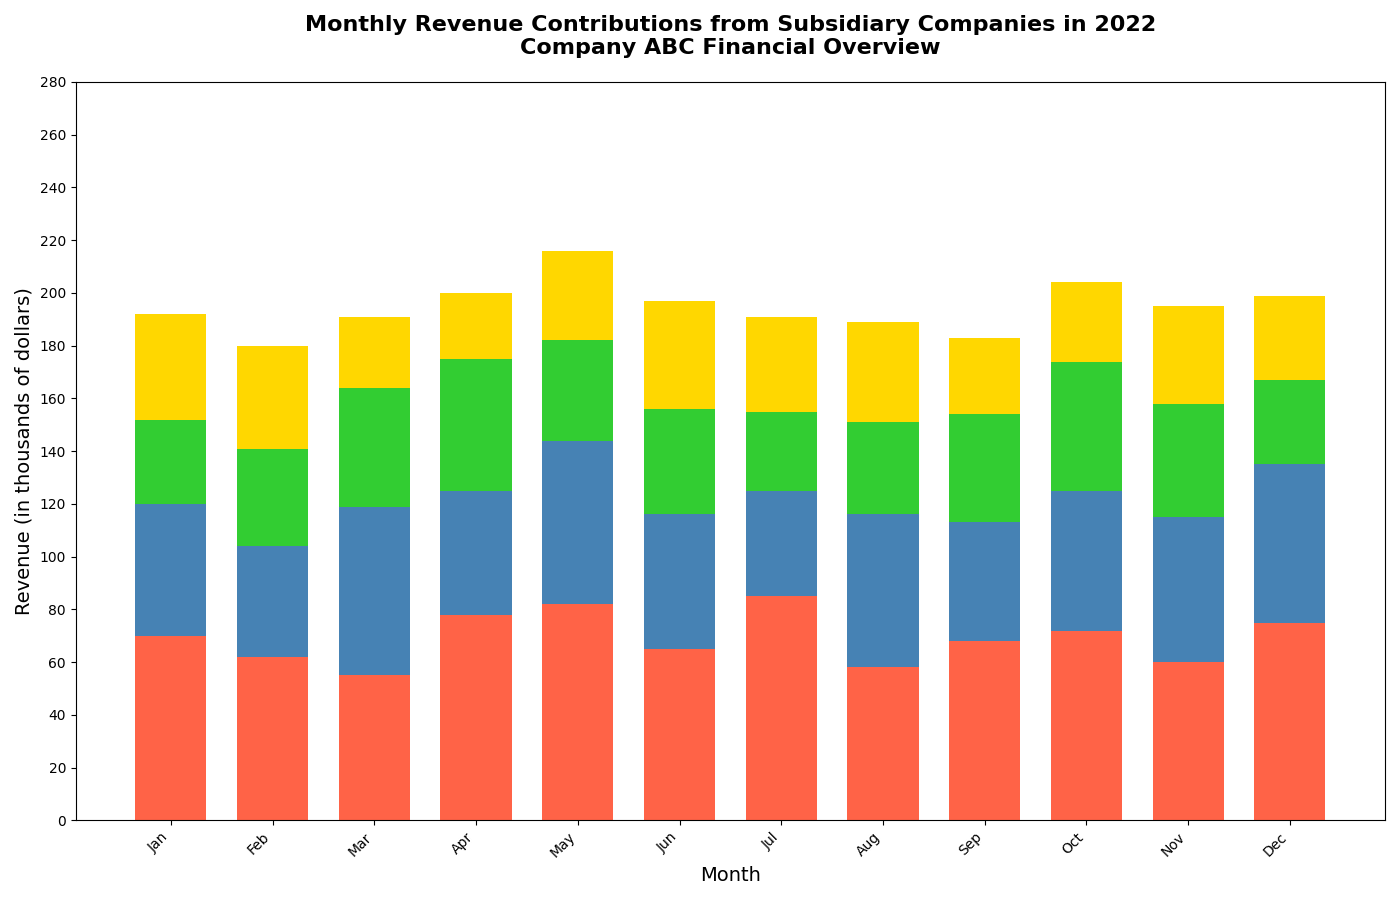

The Python source for this figure:
import matplotlib.pyplot as plt
import numpy as np

months = ['Jan', 'Feb', 'Mar', 'Apr', 'May', 'Jun', 'Jul', 'Aug', 'Sep', 'Oct', 'Nov', 'Dec']

company_x = [70, 62, 55, 78, 82, 65, 85, 58, 68, 72, 60, 75]
company_y = [50, 42, 64, 47, 62, 51, 40, 58, 45, 53, 55, 60]
company_z = [32, 37, 45, 50, 38, 40, 30, 35, 41, 49, 43, 32]
company_w = [40, 39, 27, 25, 34, 41, 36, 38, 29, 30, 37, 32]

revenue_data = [company_x, company_y, company_z, company_w]
colors = ['#FF6347', '#4682B4', '#32CD32', '#FFD700']

fig, ax = plt.subplots(figsize=(14, 9))

bar_width = 0.7
x_indexes = np.arange(len(months))

bottom = np.zeros(len(months))
for i, revenue in enumerate(revenue_data):
    ax.bar(x_indexes, revenue, width=bar_width, color=colors[i], bottom=bottom)
    bottom += np.array(revenue)

ax.set_title('Monthly Revenue Contributions from Subsidiary Companies in 2022\nCompany ABC Financial Overview', fontsize=16, fontweight='bold', pad=20)
ax.set_xlabel('Month', fontsize=14)
ax.set_ylabel('Revenue (in thousands of dollars)', fontsize=14)

plt.xticks(ticks=x_indexes, labels=months, rotation=45, ha='right')
plt.yticks(np.arange(0, 300, 20))

plt.tight_layout()
plt.show()
